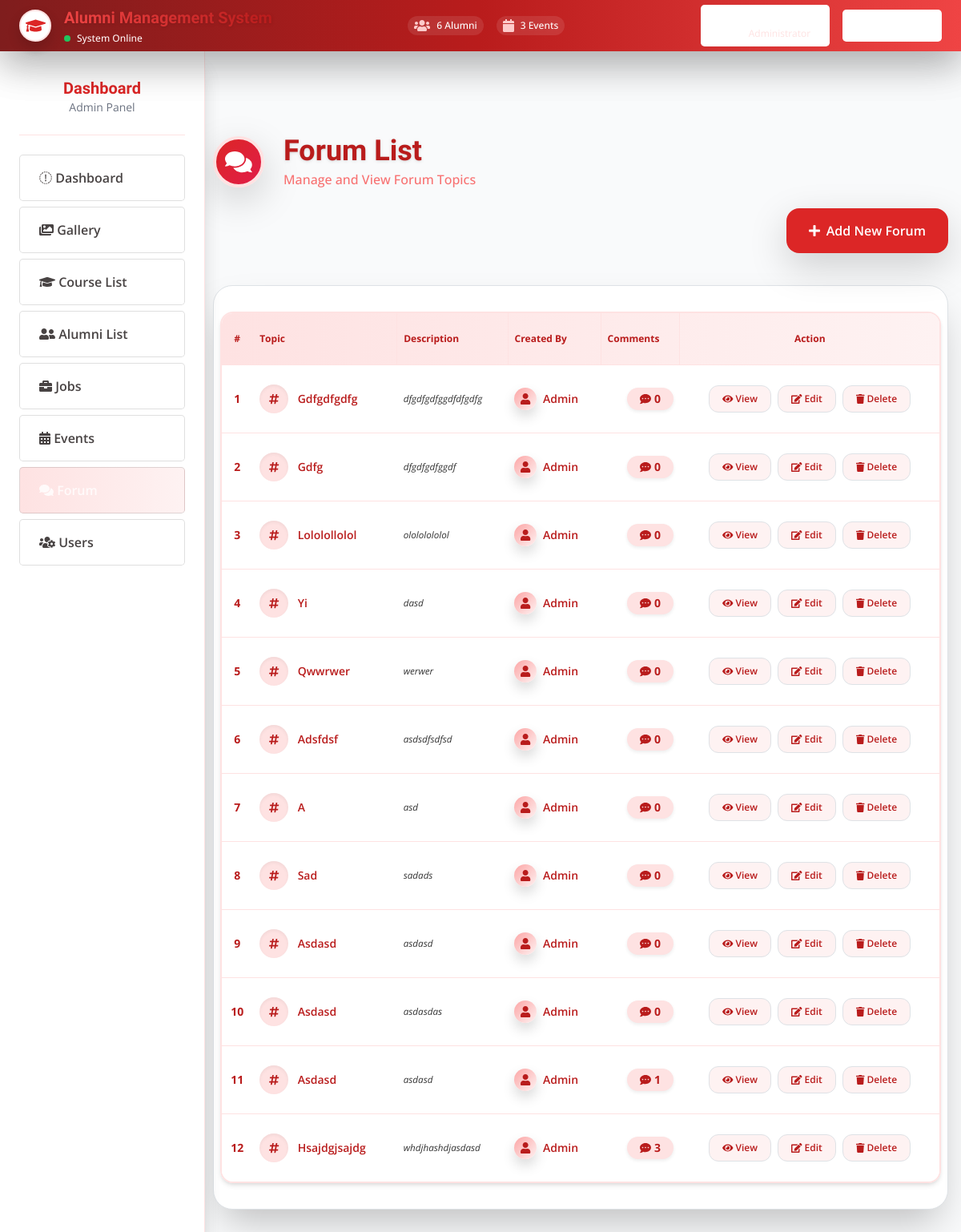
/admin/index.php?page=forums (signed in), run on the app's committed database.
### tables this page shows
CREATE TABLE `forum_topics` (
  `id` int(30) NOT NULL AUTO_INCREMENT,
  `title` varchar(250) NOT NULL,
  `description` text NOT NULL,
  `user_id` int(30) NOT NULL,
  `date_created` datetime NOT NULL DEFAULT current_timestamp(),
  PRIMARY KEY (`id`),
  KEY `idx_ft_user` (`user_id`),
  CONSTRAINT `fk_topic_user` FOREIGN KEY (`user_id`) REFERENCES `users` (`id`) ON DELETE CASCADE
);

CREATE TABLE `users` (
  `id` int(30) NOT NULL AUTO_INCREMENT,
  `name` varchar(255) NOT NULL,
  `username` varchar(200) NOT NULL,
  `password` varchar(255) NOT NULL,
  `type` tinyint(1) NOT NULL DEFAULT 3 COMMENT '1=Admin,2=Officer,3=Alumnus',
  `auto_generated_pass` varchar(255) DEFAULT '',
  `alumnus_id` int(30) DEFAULT NULL,
  PRIMARY KEY (`id`),
  UNIQUE KEY `uniq_username` (`username`),
  KEY `idx_alumnus_id` (`alumnus_id`),
  CONSTRAINT `fk_user_alumnus` FOREIGN KEY (`alumnus_id`) REFERENCES `alumnus_bio` (`id`) ON DELETE SET NULL ON UPDATE CASCADE
);

### admin/forums.php (the view, shortened to what this page needs)
<?php
include 'db_connect.php';
?>
<!DOCTYPE html>
<html lang="en">
<head>
    <script src="https://cdn.tailwindcss.com"></script>
    <link rel="stylesheet" href="https://cdnjs.cloudflare.com/ajax/libs/font-awesome/6.4.0/css/all.min.css"/>
</head>
<body class="bg-gray-50 font-sans pt-24 px-4 md:px-8 min-h-screen">
    <header class="fixed top-0 left-0 w-full h-16 z-50 px-4 md:px-6 flex items-center bg-gradient-to-r from-primary-900 via-primary-700 to-primary-500 shadow-lg backdrop-blur-lg">
        <div class="max-w-7xl w-full mx-auto flex items-center justify-between">
            <div class="flex items-center space-x-4">
                <div class="bg-white shadow w-10 h-10 rounded-full flex items-center justify-center text-xl text-primary-600 border-2 border-primary-100 hover:scale-105 transition-transform">
                    <i class="fas fa-graduation-cap"></i>
                </div>
                <div class="hidden md:block">
                    <h1 class="bg-gradient-to-r from-primary-500 to-primary-700 bg-clip-text text-transparent text-xl font-bold drop-shadow">
                    </h1>
                    <div class="flex items-center space-x-2 mt-1">
                        <span class="bg-green-500 w-2 h-2 rounded-full inline-block animate-pulse"></span>
                        <span class="text-primary-50 text-xs font-medium">System Online</span>
                    </div>
                </div>
            </div>
            <div class="hidden lg:flex items-center space-x-4 text-white">
                <div class="flex items-center space-x-2 bg-white/10 rounded-full px-2 py-1 backdrop-blur-sm">
                    <i class="fas fa-users text-primary-200"></i>
                    <span class="text-xs font-medium">
                        <?php echo isset($conn) ? $conn->query("SELECT * FROM alumnus_bio where status = 1")->num_rows : '0' ?> Alumni
                    </span>
                </div>
                <div class="flex items-center space-x-2 bg-white/10 rounded-full px-2 py-1 backdrop-blur-sm">
                    <i class="fas fa-calendar text-primary-200"></i>
                    <span class="text-xs font-medium">
                        <?php echo isset($conn) ? $conn->query("SELECT * FROM events where date_format(schedule,'%Y-%m-%d') >= '".date('Y-m-d')."' ")->num_rows : '0' ?> Events
                    </span>
                </div>
            </div>
            <div class="flex items-center space-x-4">
                <div class="hidden md:flex items-center space-x-3 px-4 py-2 bg-white bg-opacity-10 rounded-lg backdrop-blur">
                    <i class="fas fa-user-circle text-white text-2xl"></i>
                    <div class="text-left">
                        <p class="text-white text-sm font-semibold"><?php echo isset($_SESSION['login_name']) ? $_SESSION['login_name'] : 'Admin' ?></p>
                        <p class="text-primary-100 text-xs">Administrator</p>
                    </div>
                </div>
                <a href="ajax.php?action=logout" class="flex items-center gap-2 px-4 py-2 bg-white bg-opacity-10 hover:bg-opacity-20 rounded-lg text-white transition">
                    <i class="fas fa-sign-out-alt"></i>
                    <span class="hidden md:inline">Logout</span>
                </a>
            </div>
        </div>
    </header>
    <aside id="sidebar" class="fixed top-16 left-0 h-[calc(100vh-4rem)] w-64 bg-white shadow-xl border-r border-primary-100 z-40 flex flex-col px-4 py-8 space-y-6 overflow-y-auto">
        <div class="text-center pb-6 border-b border-primary-100">
            <h2 class="text-primary-600 text-xl font-bold">Dashboard</h2>
            <p class="text-gray-500 text-sm">Admin Panel</p>
        </div>
        <nav class="flex flex-col gap-2">
            <a href="dashboard.php" class="nav-item nav-courses flex items-center gap-3 px-4 py-3 rounded-lg text-gray-600 hover:text-primary-700 hover:bg-primary-100 transition">
                <i class="fas fa-dashboard"></i>
                <span>Dashboard</span>
            </a>
            <a href="gallery.php" class="nav-item nav-courses flex items-center gap-3 px-4 py-3 rounded-lg text-gray-600 hover:text-primary-700 hover:bg-primary-100 transition">
                <i class="fas fa-images"></i>
                <span>Gallery</span>
            </a>
             <a href="courses.php" class="nav-item nav-jobs flex items-center gap-3 px-4 py-3 rounded-lg text-gray-600 hover:text-primary-700 hover:bg-primary-100 transition">
                <i class="fas fa-graduation-cap"></i>
                <span>Course List</span>
            </a>
            <a href="alumni.php" class="nav-item nav-jobs flex items-center gap-3 px-4 py-3 rounded-lg text-gray-600 hover:text-primary-700 hover:bg-primary-100 transition">
                <i class="fas fa-user-friends"></i>
                <span>Alumni List</span>
            </a>
            <a href="jobs.php" class="nav-item nav-jobs flex items-center gap-3 px-4 py-3 rounded-lg text-gray-600 hover:text-primary-700 hover:bg-primary-100 transition">
                <i class="fas fa-briefcase"></i>
                <span>Jobs</span>
            </a>
            <a href="events.php" class="nav-item nav-users flex items-center gap-3 px-4 py-3 rounded-lg text-gray-600 hover:text-primary-700 hover:bg-primary-100 transition">
                <i class="fas fa-calendar-alt"></i>
                <span>Events</span>
            </a>
            <a href="forums.php" class="nav-item nav-home active flex items-center gap-3 px-4 py-3 rounded-lg text-primary-700 bg-gradient-to-r from-primary-100 to-primary-50 font-medium hover:bg-primary-200 transition">
                <i class="fas fa-comments"></i>
                <span>Forum</span>
            </a>
            <a href="users.php" class="nav-item nav-users flex items-center gap-3 px-4 py-3 rounded-lg text-gray-600 hover:text-primary-700 hover:bg-primary-100 transition">
                <i class="fas fa-users-cog"></i>
                <span>Users</span>
            </a>
        </nav>
    </aside>
    <main class="ml-0 md:ml-64 pt-10 min-h-screen">
        <div class="w-full px-2 md:px-8 lg:px-12">
            <div class="mb-10">
                <div class="flex items-center gap-6 mb-6">
                    <div class="w-16 h-16 bg-gradient-to-br from-primary-600 to-rose-600 rounded-full flex items-center justify-center shadow-lg border-4 border-primary-100">
                        <i class="fas fa-comments text-white text-3xl"></i>
                    </div>
                    <div>
                        <h1 class="text-4xl font-extrabold text-primary-700 drop-shadow">Forum List</h1>
                        <p class="text-primary-400 mt-1 font-medium">Manage and View Forum Topics</p>
                    </div>
                </div>
                <div class="flex justify-end">
                    <button id="new_forum" class="bg-primary-600 hover:bg-primary-700 text-white px-7 py-3 rounded-2xl shadow-lg font-semibold flex items-center gap-2 transition-all duration-200 text-base active:scale-95 focus:outline-none focus:ring-2 focus:ring-primary-400 focus:ring-offset-2">
                        <i class="fa fa-plus"></i> Add New Forum
                    </button>
                </div>
            </div>
            <div class="bg-white shadow-2xl rounded-3xl overflow-hidden border border-primary-100 mb-10">
                <div class="px-2 md:px-8 py-8">
                    <div class="overflow-x-auto rounded-2xl border-2 border-primary-100 shadow-md">
                        <table class="min-w-full divide-y divide-primary-100 text-sm" id="forumsTable">
                            <thead class="bg-gradient-to-r from-primary-100 to-primary-50">
                                <tr>
                                    <th class="px-2 md:px-6 py-4 text-xs font-bold text-primary-700 text-center border-r border-primary-100">#</th>
                                    <th class="px-2 md:px-6 py-4 text-xs font-bold text-primary-700 border-r border-primary-100">Topic</th>
                                    <th class="px-2 md:px-6 py-4 text-xs font-bold text-primary-700 border-r border-primary-100">Description</th>
                                    <th class="px-2 md:px-6 py-4 text-xs font-bold text-primary-700 border-r border-primary-100">Created By</th>
                                    <th class="px-2 md:px-6 py-4 text-xs font-bold text-primary-700 border-r border-primary-100">Comments</th>
                                    <th class="px-2 md:px-6 py-4 text-xs font-bold text-primary-700 text-center">Action</th>
                                </tr>
                            </thead>
                            <tbody class="bg-white divide-y divide-primary-100">
                                <?php
                                $i = 1;
                                $Forum = $conn->query("SELECT f.*,u.name from forum_topics f inner join users u on u.id = f.user_id order by f.id desc");
                                while($row=$Forum->fetch_assoc()):
                                    $trans = get_html_translation_table(HTML_ENTITIES,ENT_QUOTES);
                                    unset($trans["\""], $trans["<"], $trans[">"], $trans["<h2"]);
                                    $desc = strtr(html_entity_decode($row['description']),$trans);
                                    $desc = str_replace(array("<li>","</li>"), array("",","), $desc);
                                    $count_comments = $conn->query("SELECT * FROM forum_comments where topic_id = ".$row['id'])->num_rows;
                                ?>
                                <tr class="hover:bg-primary-50 transition duration-150 group">
                                    <td class="text-center px-2 md:px-6 py-4 font-bold text-primary-700 group-hover:text-primary-900"><?php echo $i++ ?></td>
                                    <td class="px-2 md:px-6 py-4">
                                        <div class="flex items-center gap-3">
                                            <div class="w-9 h-9 rounded-full bg-primary-100 flex items-center justify-center text-primary-700 font-bold shadow-inner">
                                                <i class="fas fa-hashtag"></i>
                                            </div>
                                            <span class="font-semibold text-primary-700 group-hover:text-primary-900"><?php echo ucwords($row['title']) ?></span>
                                        </div>
                                    </td>
                                    <td class="px-2 md:px-6 py-4 max-w-xs">
                                        <span class="block truncate cursor-pointer" title="<?php echo strip_tags($desc) ?>">
                                            <?php echo strip_tags($desc) ?>
                                        </span>
                                    </td>
                                    <td class="px-2 md:px-6 py-4">
                                        <div class="flex items-center gap-2">
                                            <div class="w-7 h-7 rounded-full bg-gradient-to-br from-primary-300 to-primary-50 flex items-center justify-center text-primary-700 font-bold shadow">
                                                <i class="fas fa-user"></i>
                                            </div>
                                            <span class="font-semibold text-primary-700"><?php echo ucwords($row['name']) ?></span>
                                        </div>
                                    </td>
                                    <td class="px-2 md:px-6 py-4 text-right">
                                        <span class="inline-flex items-center gap-1 bg-primary-100 text-primary-700 px-3 py-1 rounded-2xl font-bold shadow-sm">
                                            <i class="fas fa-comment-dots"></i>
                                            <?php echo number_format($count_comments) ?>
                                        </span>
                                    </td>
                                    <td class="px-2 md:px-6 py-4 text-center">
                                        <div class="flex justify-center items-center gap-2">
                                            <button class="bg-primary-50 hover:bg-primary-200 text-primary-700 border border-primary-200 px-3 py-2 rounded-xl font-semibold text-xs view_forum transition-all duration-150"
                                                type="button" data-id="<?php echo $row['id'] ?>">
                                                <i class="fas fa-eye"></i> View
                                            </button>
                                            <button class="bg-primary-50 hover:bg-primary-200 text-primary-700 border border-primary-200 px-3 py-2 rounded-xl font-semibold text-xs edit_forum transition-all duration-150"
                                                type="button" data-id="<?php echo $row['id'] ?>">
                                                <i class="fas fa-edit"></i> Edit
                                            </button>
                                            <button class="bg-red-50 hover:bg-red-200 text-red-700 border border-red-200 px-3 py-2 rounded-xl font-semibold text-xs delete_forum transition-all duration-150"
                                                type="button" data-id="<?php echo $row['id'] ?>">
                                                <i class="fas fa-trash"></i> Delete
                                            </button>
                                        </div>
                                    </td>
                                </tr>
                                <?php endwhile; ?>
                            </tbody>
                        </table>
                    </div>
                </div>
            </div>
        </div>
    </main>
</body>
</html>

### admin/assets/css/style.css (style rules this page uses)
body { font-family: "Open Sans", sans-serif; color: #444444; width: 100%; height: calc(100%); }
a { color: #1977cc; }
h1, h2, h3, h4, h5, h6 { font-family: "Raleway", sans-serif; }
a.nav-item { position: relative; display: block; padding: .75rem 1.25rem; margin-bottom: -1px; border: 1px solid rgba(0,0,0,.125); background-color: #ffffffc4; color: #484343; font-weight: 600; }
a.nav-item:hover, .nav-item.active { background-color: #000000ad; color: #fffafa; }
.truncate { overflow: hidden; text-overflow: ellipsis; display: -webkit-box; -webkit-line-clamp: 3; -webkit-box-orient: vertical; font-size: smaller; color: #000000cf; font-style: italic; }

### admin/index.php (style rules this page uses)
body { background: #80808045; }

### admin/topbar.php (style rules this page uses)
.animate-pulse { animation: pulse 2s cubic-bezier(0.4, 0, 0.6, 1) infinite; }

### data on the page
forum_topics: title "Gdfgdfgdfg", description "dfgdfgdfggdfdfgdfg", user.name "Admin", count_comments "0"
forum_topics: title "Gdfg", description "dfgdfgdfggdf", user.name "Admin", count_comments "0"
forum_topics: title "Lololollolol", description "olololololol", user.name "Admin", count_comments "0"
forum_topics: title "Yi", description "dasd", user.name "Admin", count_comments "0"
forum_topics: title "Qwwrwer", description "werwer", user.name "Admin", count_comments "0"
forum_topics: title "Adsfdsf", description "asdsdfsdfsd", user.name "Admin", count_comments "0"
forum_topics: title "A", description "asd", user.name "Admin", count_comments "0"
forum_topics: title "Sad", description "sadads", user.name "Admin", count_comments "0"
forum_topics: title "Asdasd", description "asdasd", user.name "Admin", count_comments "0"
forum_topics: title "Asdasd", description "asdasdas", user.name "Admin", count_comments "0"
forum_topics: title "Asdasd", description "asdasd", user.name "Admin", count_comments "1"
forum_topics: title "Hsajdgjsajdg", description "whdjhashdjasdasd", user.name "Admin", count_comments "3"

### other printed values
$_SESSION['system']['name'] "Alumni Management System"
$conn->query("SELECT * FROM alumnus_bio where status = 1")->num_rows "6"
